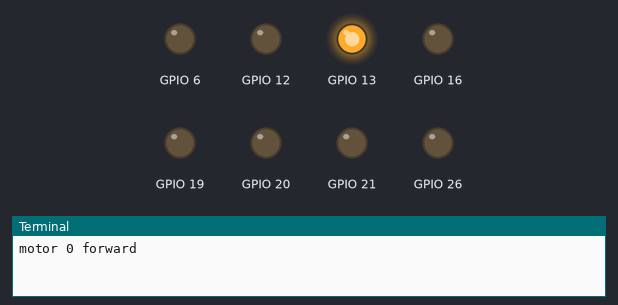
The program below on a simulated Raspberry Pi (BCM pin numbers). On the bench: output pins drawn as LEDs (lit = HIGH), the last lines printed to the terminal. At 12.0 s the program stops and its outputs stay as they are.

Above: at 0.1 s.
At 1.6 s:
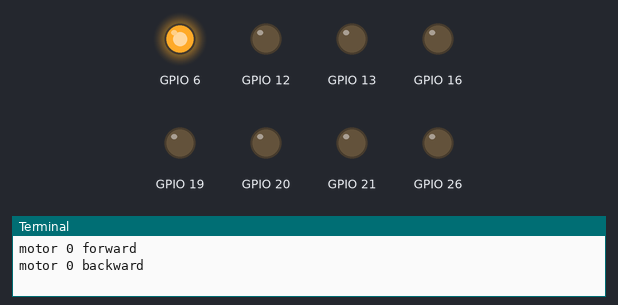
At 3.1 s:
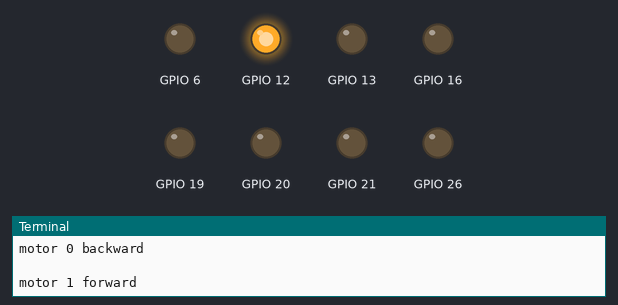
At 6.1 s:
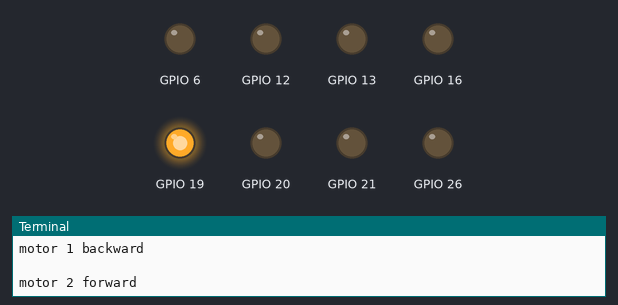
At 9.1 s:
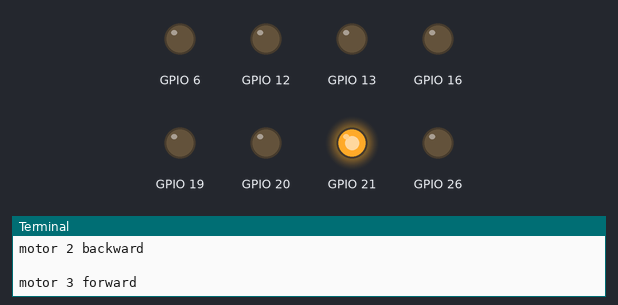
At 11.6 s:
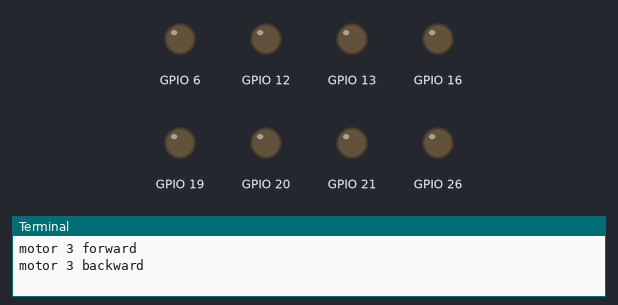
Timing chart, 0 to 13.1 s (numbered marks = the images above):
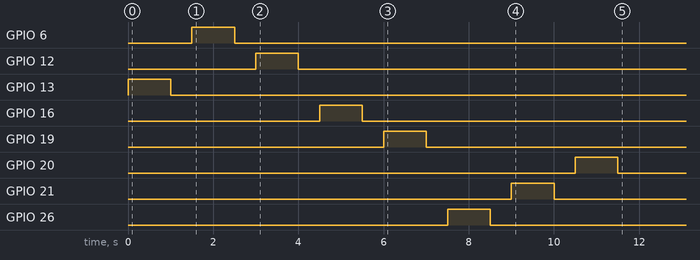

The program:

MotorTest1.py
```python
import RPi.GPIO as gpio
import time

GpioPins = [[6 ,13], # FL
            [16,12], # FR
            [26,19], # BL
            [20,21]] # BR

gpio.setmode(gpio.BCM)

for ind, (in1, in2) in enumerate(GpioPins):
    # init
    gpio.setup(in1, gpio.OUT)
    gpio.setup(in2, gpio.OUT)

    # forward
    print(f"motor {ind} forward")
    gpio.output(in1, False)
    gpio.output(in2, True)
    time.sleep(1)

    # stop
    gpio.output(in1, False)
    gpio.output(in2, False)
    time.sleep(0.5)

    # backward
    print(f"motor {ind} backward\n")
    gpio.output(in1, True)
    gpio.output(in2, False)
    time.sleep(1)

    # stop
    gpio.output(in1, False)
    gpio.output(in2, False)
    time.sleep(0.5)

gpio.cleanup()
```

Measured:
- by itself, GPIO 6: LOW → HIGH at 1.5 s, → LOW 1.0 s later
- by itself, GPIO 12: LOW → HIGH at 3.0 s, → LOW 1.0 s later
- by itself, GPIO 13: LOW → HIGH at 0.00 s, → LOW 1.0 s later
- by itself, GPIO 16: LOW → HIGH at 4.5 s, → LOW 1.0 s later
- by itself, GPIO 19: LOW → HIGH at 6.0 s, → LOW 1.0 s later
- by itself, GPIO 20: LOW → HIGH at 10.5 s, → LOW 1.0 s later
- by itself, GPIO 21: LOW → HIGH at 9.0 s, → LOW 1.0 s later
- by itself, GPIO 26: LOW → HIGH at 7.5 s, → LOW 1.0 s later
